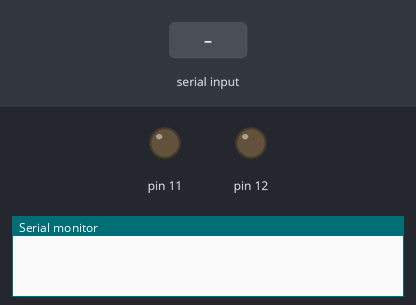
A sketch run on a simulated Arduino Uno, built with avr-gcc and run on an emulated ATmega328P. Shown: output pins drawn as LEDs (lit = HIGH), the last lines printed to the serial monitor. The inputs (shaded band) are chosen by the test bench.

Above: at 1.2 s.
1.3 s: "1" received over Serial
At 1.6 s:
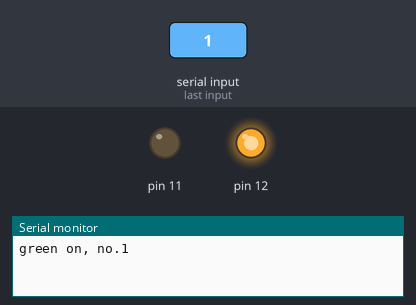
2.8 s: "3" received over Serial
At 3.9 s:
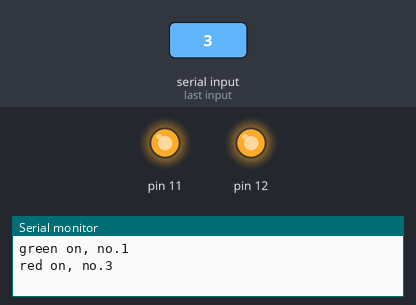
4.3 s: "0" received over Serial
At 5.0 s:
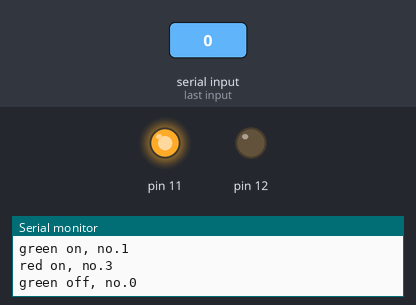
Timing chart, 0 to 7.3 s (numbered marks = the images above; inputs shaded):
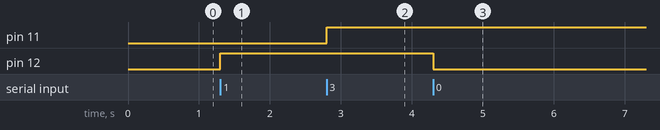

The sketch:

6.2.ino
```cpp
char SerialRx = 0;
void setup(){
Serial.begin(9600); //initialize baud rate at 9600bps
pinMode(12, OUTPUT);
pinMode(11, OUTPUT);
}
void loop(){
    if (Serial.available() > 0) { //incoming data?
    SerialRx = Serial.read(); //receive data and store in SerialRx
        if(SerialRx == '0'){ //if receive data is ‘0’
            digitalWrite(12, LOW); //turn off LED
            Serial.println("green off, no.0");
        }
        else if(SerialRx == '1'){ ///if receive data is ‘1’
            digitalWrite(12, HIGH); //turn on LED
            Serial.println("green on, no.1");
        }
        else if(SerialRx == '2'){ ///if receive data is ‘3’
            digitalWrite(11, LOW); //turn off LED
            Serial.println("red off, no.2");
        }
        else if(SerialRx == '3'){
            digitalWrite(11, HIGH); //turn on LED
            Serial.println("red on, no.3");
        }
    }
}
```

Measured:
- after the input at 1.3 s, pin 12: LOW → HIGH at once
- after the input at 2.8 s, pin 11: LOW → HIGH at once
- after the input at 4.3 s, pin 12: HIGH → LOW at once
